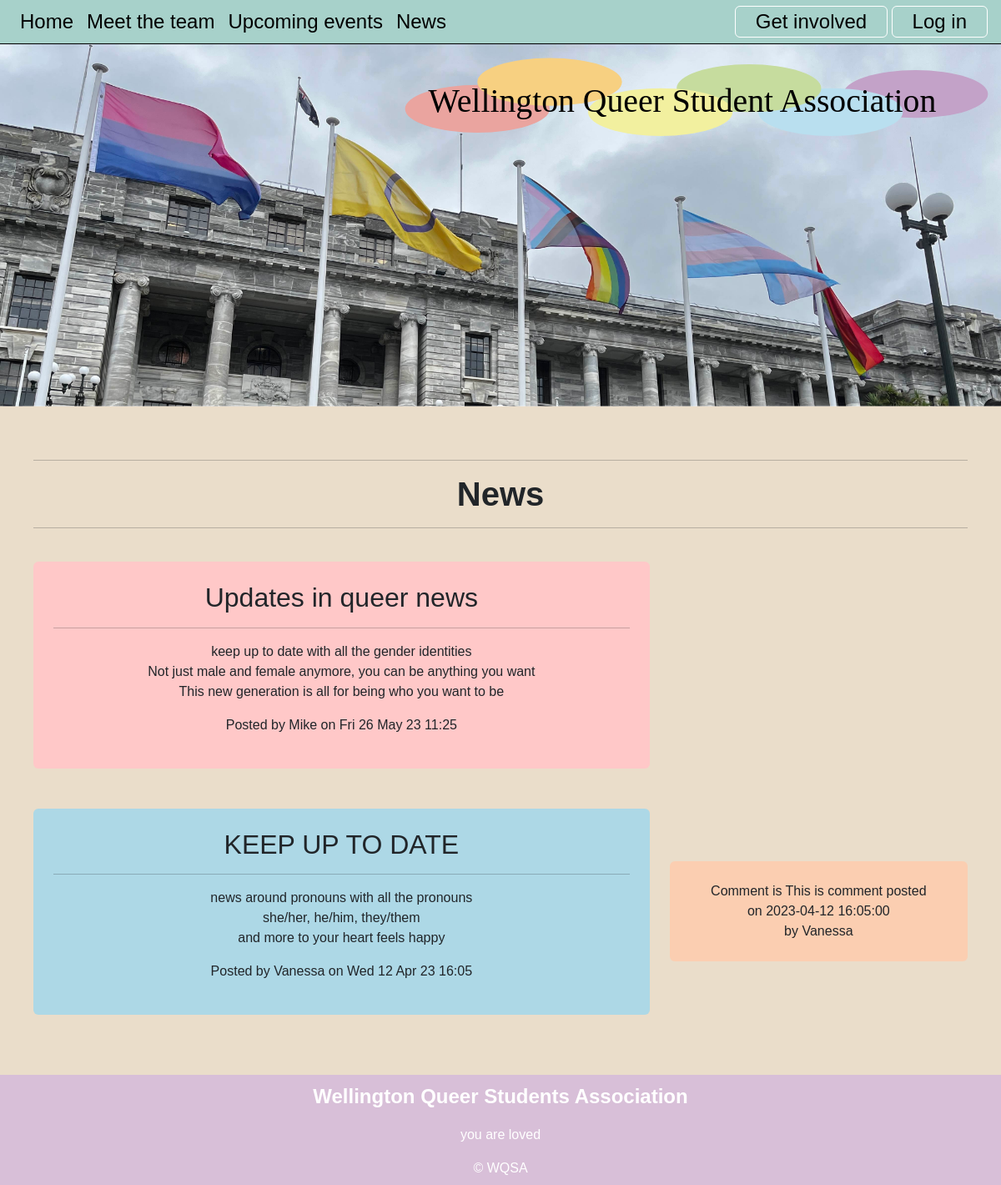
Page /news on the committed database.
### tables this page shows
CREATE TABLE news(
    news_id integer primary key autoincrement not null,
    title text not null unique,
    subtitle text not null unique,
    content text not null unique,
    newsdate date not null,
    member_id integer not null,
    foreign key(member_id) references member(member_id)
);

CREATE TABLE member(
    member_id integer primary key autoincrement not null,
    name text not null,
    email text not null unique,
    password text not null,
    authorisation integer not null
);

CREATE TABLE comments(
    comments_id integer primary key autoincrement not null,
    comments_content text not null unique,
    comments_date date not null,
    member_id integer not null,
    news_id integer not null,
    foreign key(member_id) references member(member_id),
    foreign key(news_id) references news(news_id)
);

### server.py (the view)
@app.route("/news")
def news():
    sql = """select news.news_id, news.title, news.subtitle, news.content, news.newsdate, member.name
      from news
      join member on news.member_id = member.member_id
      order by news.newsdate desc;

      """
    news = run_search_query_tuples(sql, (), db_path, True)
    print(news)
    sql = """select comments.news_id, comments.comments_content, comments.comments_date, member.name
      from comments
      join member on comments.member_id = member.member_id
      order by comments.comments_date desc;
      """
    comments = run_search_query_tuples(sql, (), db_path, True)
    print(comments)
    return render_template("news.html", news=news, comments=comments)

### db_functions.py (called while the page is built)
def run_search_query_tuples(sql_query, values_tuple, file_path, rowfactory=False):
    result = None
    try:
        db = sqlite3.connect(file_path)
        if rowfactory:
            db.row_factory = sqlite3.Row
        cursor = db.cursor()
        cursor.execute(sql_query, values_tuple)
        result = cursor.fetchall()
        cursor.close()
    except sqlite3.Error as error:
        print("Error running search query tuples: {}".format(error))
        return None
    db.close()
    if result is None:
        print("No search values were found")
    return result

### server.py (called while the page is built)
@app.template_filter()
def news_date(sqlite_dt):
    x = datetime.strptime(sqlite_dt, '%Y-%m-%d %H:%M:%S')
    return x.strftime("%a %d %b %y %H:%M")

### templates/news.html (shortened to what this page needs)
{% extends "layout.html" %}
{% block content %}
<div class="container-lg py-sm-5 py-1">
<hr> <h1>News</h1> <hr>
{% for row in news %}
    <div class="row align-items-center">
        <div class="col-lg-8">
            <div id="newsid-{{loop.index}}" class="p-4 my-4 container-sm rounded text-center">
                <h2>{{row['title']}}</h2>
                <hr>
                <div class="subtitle"> {{row['subtitle']}}</div>
                <p class="news-text"> {{row['content'] | replace("\n", "<br>") | safe}}</p>
                <div class="news-meta">Posted by {{row['name']}} on {{row['newsdate'] | news_date}}</div>
            </div>
        </div>
        <div class="col-lg-4">
            {% for comment in comments %}
                {% if row ['news_id'] == comment['news_id'] %}
                    <div id="comment-{{loop.index}}" class="p-4 my-4 container-sm rounded text-center">
                        <div class="">Comment is {{comment['comments_content']}} posted
                            <br>on {{comment['comments_date']}}
                            <br>by {{comment['name']}} </div>
                    </div>
                {% endif %}
            {% endfor %}
        </div>
    </div>
{% endfor %}
</div>
{% endblock %}

### static/styles.css (style rules this page uses)
:root { --brand-green: rgb(167,209,202); --brand-paper: rgb(234, 221, 202); }
body { font-family: 'Raleway', sans-serif; font-size: 100%; background-color: var(--brand-paper); margin: 0; }
.container-lg { border: 4px solid pink; padding: 10px; }
h1 { font-size: 2.5em; text-align: center; font-weight: 600; margin: 0; }
.container-lg { border: 0px solid pink; overflow: auto; }
.A { background-color: rgb(255, 200, 200); }
.B { background-color: rgb(251, 206, 177); }
.E { background-color: rgb(173,216,230); }
.row { border: 0px solid blue; }

### rows in the picture
news: title "Updates in queer news", subtitle "keep up to date with all the gender identities", content "Not just male and female anymore, you can be anything you want This new generation is all for being who you want to be", name "Mike", newsdate|news_date "Fri 26 May 23 11:25"
news: title "KEEP UP TO DATE", subtitle "news around pronouns with all the pronouns", content "she/her, he/him, they/them and more to your heart feels happy", name "Vanessa", newsdate|news_date "Wed 12 Apr 23 16:05"
comments: comments_content "This is comment", comments_date "2023-04-12 16:05:00", name "Vanessa"
